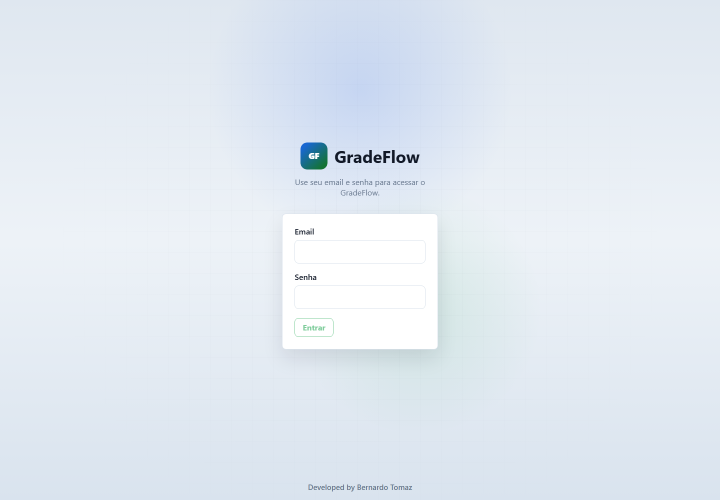
#> input picture docs/screenshots/login.png, 1440 x 1000 px (shown at 1/2 size)
$ python create-demo-gif.py
#> lines starting #> are read from the running program, lines starting #| are printed output that depends on the picture
from pathlib import Path

from PIL import Image


ROOT = Path(__file__).resolve().parents[1]
SCREENSHOTS = ROOT / "docs" / "screenshots"
OUTPUT = SCREENSHOTS / "gradeflow-demo.gif"

SLIDES = [
    ("Login", "login.png"),
    ("Dashboard", "dashboard.png"),
    ("Avaliacoes", "avaliacoes.png"),
    ("Detalhe da avaliacao", "detalhe-avaliacao.png"),
    ("Relatorio", "relatorio.png"),
    ("Nova avaliacao", "nova-avaliacao.png"),
    ("Novo usuario", "novo-usuario.png"),
    ("Redefinir senha", "redefinir-senha.png"),
    ("Alterar nome", "alterar-nome.png"),
    ("Alterar senha", "alterar-senha.png"),
    ("Sobre", "sobre.png"),
]


def fit(image: Image.Image, size: tuple[int, int]) -> Image.Image:
#> called with size = (960, 667)
    image = image.convert("RGB")
#> image is the input picture: PIL image 1440x1000 RGB; mean R, G, B 226.1, 233.9, 242.1
    image.thumbnail(size, Image.Resampling.LANCZOS)
#> image: PIL image 960x667 RGB
    canvas = Image.new("RGB", size, "#050816")
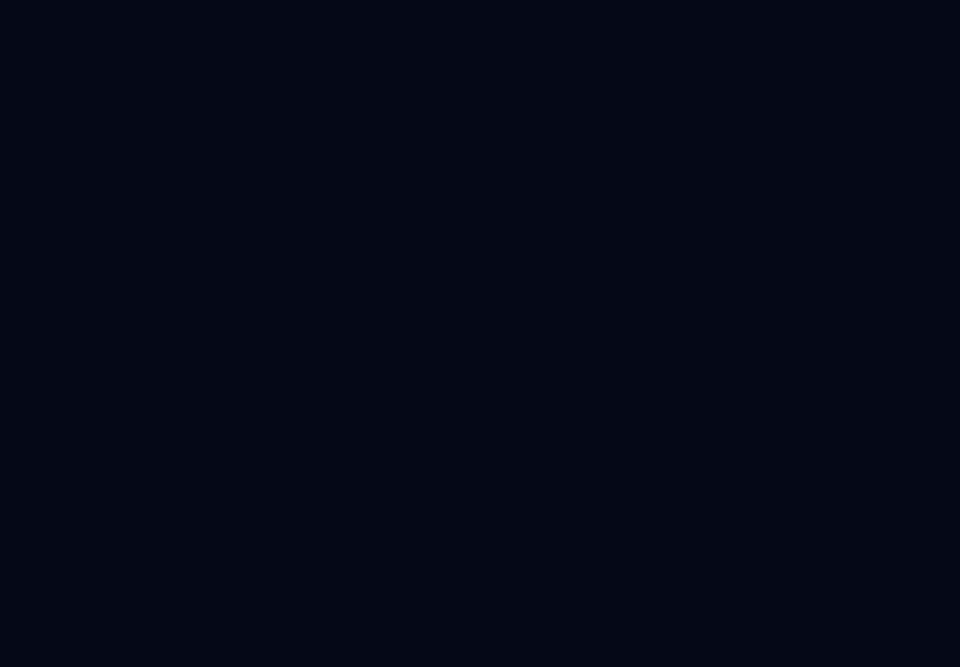
#> canvas: PIL image 960x667 RGB; mean R, G, B 5, 8, 22
    x = (size[0] - image.width) // 2
#> x = 0
    y = (size[1] - image.height) // 2
#> y = 0
    canvas.paste(image, (x, y))
    return canvas


def main() -> None:
    base_size = (960, 667)
    frames: list[Image.Image] = []
    durations: list[int] = []

    images = [(title, fit(Image.open(SCREENSHOTS / name), base_size)) for title, name in SLIDES if (SCREENSHOTS / name).exists()]
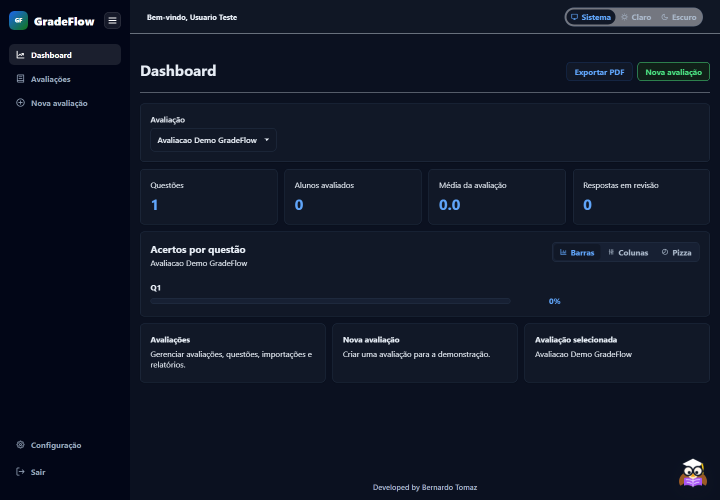
#> input picture docs/screenshots/dashboard.png, 1440 x 1000 px (shown at 1/2 size)
#> in fit, image is the input picture: PIL image 1440x1000 RGB; mean R, G, B 16.4, 22.8, 38.1
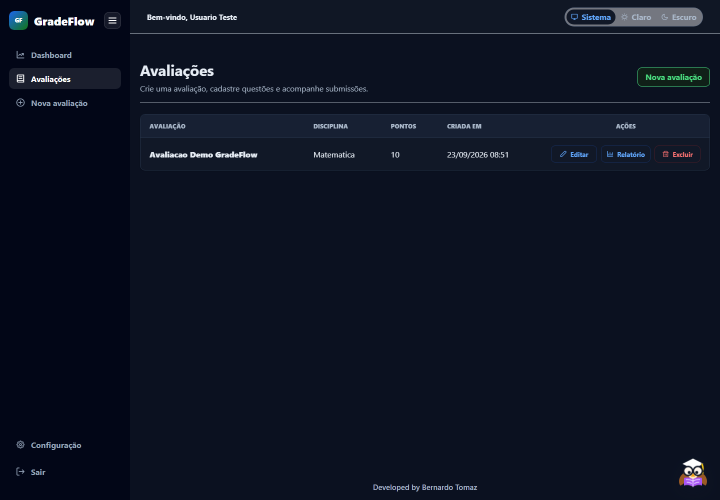
#> input picture docs/screenshots/avaliacoes.png, 1440 x 1000 px (shown at 1/2 size)
#> in fit, image is the input picture: PIL image 1440x1000 RGB; mean R, G, B 13.5, 19.6, 34.9
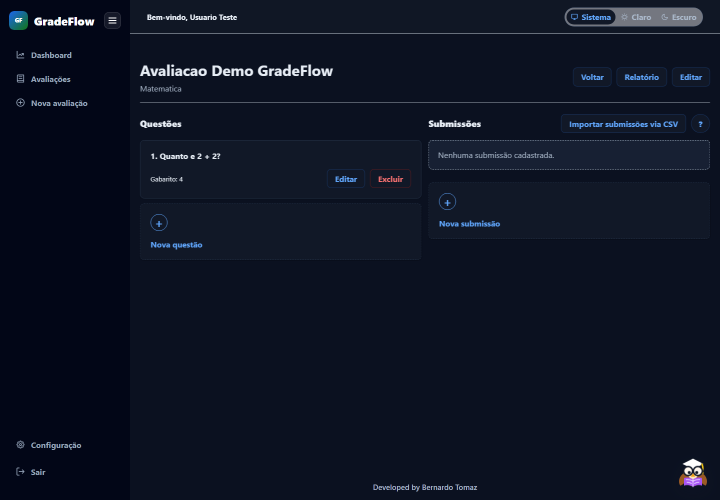
#> input picture docs/screenshots/detalhe-avaliacao.png, 1440 x 1000 px (shown at 1/2 size)
#> in fit, image is the input picture: PIL image 1440x1000 RGB; mean R, G, B 14, 20.2, 35.7
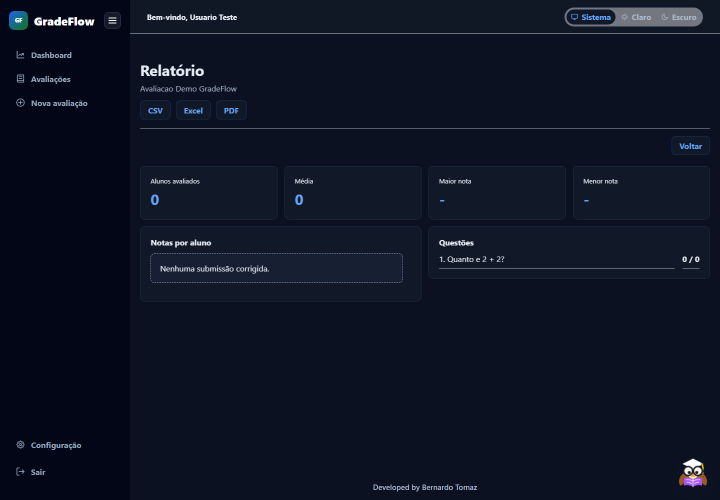
#> input picture docs/screenshots/relatorio.png, 1440 x 1000 px (shown at 1/2 size)
#> in fit, image is the input picture: PIL image 1440x1000 RGB; mean R, G, B 13.8, 19.8, 35.3
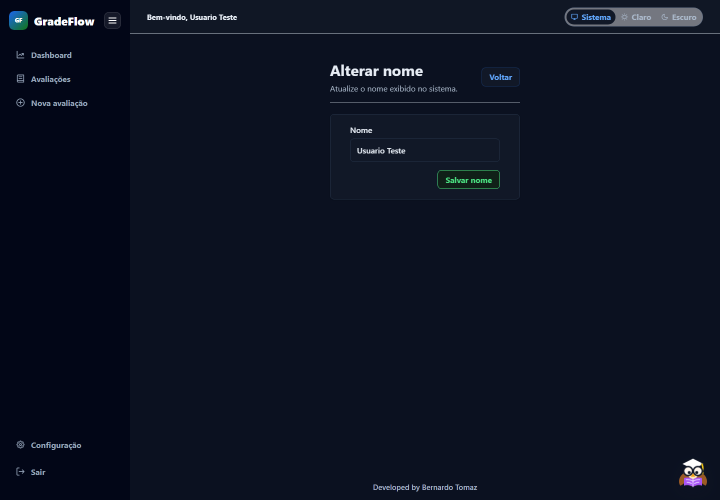
#> input picture docs/screenshots/alterar-nome.png, 1440 x 1000 px (shown at 1/2 size)
#> in fit, image is the input picture: PIL image 1440x1000 RGB; mean R, G, B 12.2, 18.1, 33.3
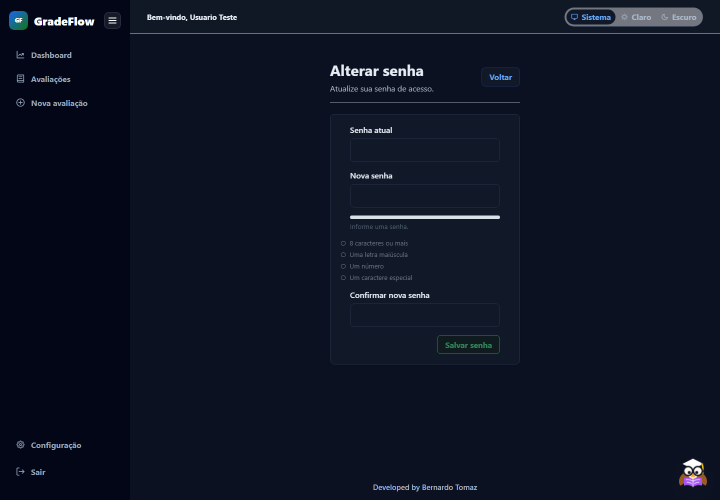
#> input picture docs/screenshots/alterar-senha.png, 1440 x 1000 px (shown at 1/2 size)
#> in fit, image is the input picture: PIL image 1440x1000 RGB; mean R, G, B 13.2, 19.2, 34.5
#> images = 7 items
    for index, (title, image) in enumerate(images):
        frames.append(image)
        durations.append(1100)

        if index == len(images) - 1:
            continue

        _, next_image = images[index + 1]
        for alpha in (0.25, 0.5, 0.75):
            frames.append(Image.blend(image, next_image, alpha))
            durations.append(90)
#> this loop made 7 passes
#> title on passes 1 to 7: 'Login', 'Dashboard', 'Avaliacoes', 'Detalhe da avaliacao', 'Relatorio', 'Alterar nome', 'Alterar senha'
#> after the loop, durations = 25 values, max 1100 at index 0, min 90 at index 1, mean 372.8; frames = 25 items

    frames[0].save(
        OUTPUT,
        save_all=True,
        append_images=frames[1:],
        duration=durations,
        loop=0,
        optimize=True,
    )


if __name__ == "__main__":
    main()
